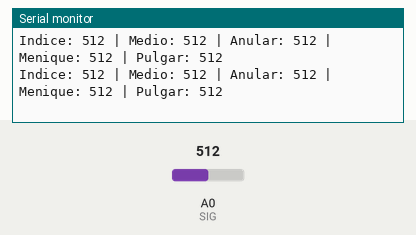
Simulated run of this sketch. Board: ESP8266 (Wemos D1 mini). Shown: the last lines printed to the serial monitor. The inputs (shaded band) are chosen by the test bench; at power-on: A0 (SIG) = 512.

Above: at 1.2 s.
1.3 s: A0 (SIG) set to 716
At 1.56 s:
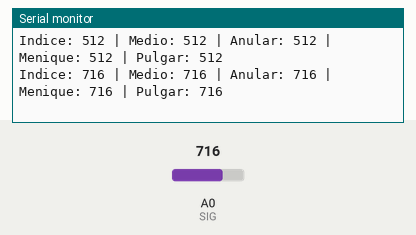
2.8 s: A0 (SIG) set to 900
At 2.97 s:
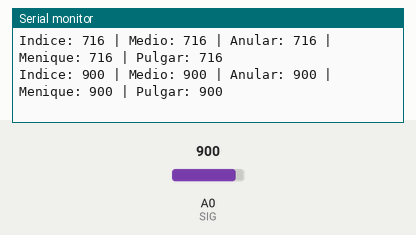
Timing chart, 0 to 5.8 s (numbered marks = the images above; inputs shaded):
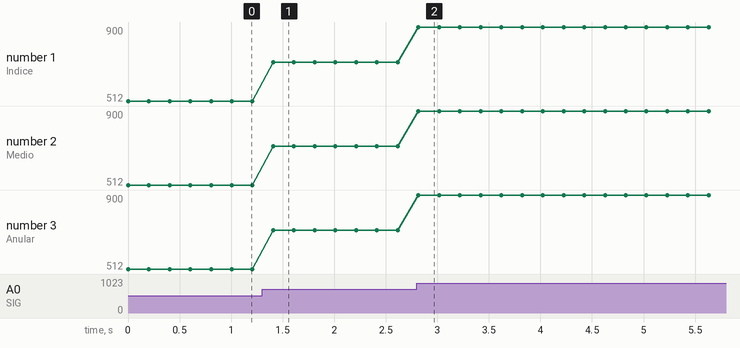

The sketch:

ESP8266_Multiplexor.ino
```cpp
// codigo que utilizamos para hacer que el wemos, a traves del multiplexor, pueda mostrarnos los valores de cada potenciometro (en este caso para 5 que representan
// los dedos de una mano)

// El HW-178 soporta hasta 16 canales analogicos, pueden usarse tambien interruptores en lugar de potenciometros

// Pines de control del multiplexor
#define S0 D1
#define S1 D2
#define S2 D3
#define S3 D4
#define SIG A0 // Señal que viene del multiplexor

// Función para leer un canal del multiplexor
int leerMux(byte canal) {
digitalWrite(S0, canal & 0x01);
digitalWrite(S1, (canal >> 1) & 0x01);
digitalWrite(S2, (canal >> 2) & 0x01);
digitalWrite(S3, (canal >> 3) & 0x01);
delayMicroseconds(5); // tiempo de estabilización
return analogRead(SIG);
}

void setup() {
Serial.begin(115200);
pinMode(S0, OUTPUT);
pinMode(S1, OUTPUT);
pinMode(S2, OUTPUT);
pinMode(S3, OUTPUT);
}

void loop() {
int indice = leerMux(0);
int medio = leerMux(1);
int anular = leerMux(2);
int menique = leerMux(3);
int pulgar = leerMux(4);

Serial.print("Indice: "); Serial.print(indice);
Serial.print(" | Medio: "); Serial.print(medio);
Serial.print(" | Anular: "); Serial.print(anular);
Serial.print(" | Menique: "); Serial.print(menique);
Serial.print(" | Pulgar: "); Serial.println(pulgar);

delay(200); // Ajusta el tiempo de lectura
}
```

Measured:
- after the input at 1.3 s, the serial monitor: prints a new line after 0.11 s (image 1)
- after the input at 2.8 s, the serial monitor: prints a new line at once (image 2)
- plotted number 1: 512 → 716 after the input at 1.3 s, 716 → 900 after the input at 2.8 s
- plotted number 2: 512 → 716 after the input at 1.3 s, 716 → 900 after the input at 2.8 s
- plotted number 3: 512 → 716 after the input at 1.3 s, 716 → 900 after the input at 2.8 s
